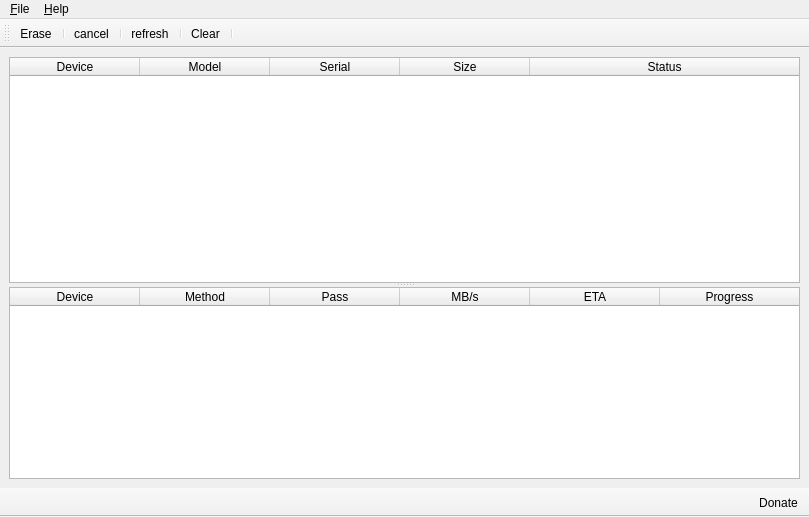
<?xml version="1.0" encoding="UTF-8"?>
<ui version="4.0">
 <class>MainWindow</class>
 <widget class="QMainWindow" name="MainWindow">
  <property name="windowModality">
   <enum>Qt::NonModal</enum>
  </property>
  <property name="geometry">
   <rect>
    <x>0</x>
    <y>0</y>
    <width>809</width>
    <height>517</height>
   </rect>
  </property>
  <property name="contextMenuPolicy">
   <enum>Qt::NoContextMenu</enum>
  </property>
  <property name="windowTitle">
   <string>KWipe - A Multithreaded Wipe Application</string>
  </property>
  <property name="windowIcon">
   <iconset>
    <normaloff>../icons/erase.png</normaloff>../icons/erase.png</iconset>
  </property>
  <property name="toolButtonStyle">
   <enum>Qt::ToolButtonIconOnly</enum>
  </property>
  <widget class="QWidget" name="centralwidget">
   <layout class="QVBoxLayout" name="verticalLayout">
    <item>
     <widget class="QSplitter" name="splitter">
      <property name="orientation">
       <enum>Qt::Vertical</enum>
      </property>
      <widget class="QTableWidget" name="deviceTableWidget">
       <property name="sizePolicy">
        <sizepolicy hsizetype="Preferred" vsizetype="Expanding">
         <horstretch>0</horstretch>
         <verstretch>1</verstretch>
        </sizepolicy>
       </property>
       <property name="maximumSize">
        <size>
         <width>16777215</width>
         <height>16777215</height>
        </size>
       </property>
       <property name="focusPolicy">
        <enum>Qt::NoFocus</enum>
       </property>
       <property name="contextMenuPolicy">
        <enum>Qt::ActionsContextMenu</enum>
       </property>
       <property name="frameShape">
        <enum>QFrame::StyledPanel</enum>
       </property>
       <property name="sizeAdjustPolicy">
        <enum>QAbstractScrollArea::AdjustToContentsOnFirstShow</enum>
       </property>
       <property name="editTriggers">
        <set>QAbstractItemView::NoEditTriggers</set>
       </property>
       <property name="selectionMode">
        <enum>QAbstractItemView::SingleSelection</enum>
       </property>
       <property name="selectionBehavior">
        <enum>QAbstractItemView::SelectRows</enum>
       </property>
       <property name="showGrid">
        <bool>false</bool>
       </property>
       <property name="gridStyle">
        <enum>Qt::NoPen</enum>
       </property>
       <property name="wordWrap">
        <bool>true</bool>
       </property>
       <attribute name="horizontalHeaderDefaultSectionSize">
        <number>130</number>
       </attribute>
       <attribute name="horizontalHeaderStretchLastSection">
        <bool>true</bool>
       </attribute>
       <attribute name="verticalHeaderVisible">
        <bool>false</bool>
       </attribute>
       <attribute name="verticalHeaderHighlightSections">
        <bool>false</bool>
       </attribute>
       <column>
        <property name="text">
         <string>Device</string>
        </property>
       </column>
       <column>
        <property name="text">
         <string>Model</string>
        </property>
       </column>
       <column>
        <property name="text">
         <string>Serial</string>
        </property>
       </column>
       <column>
        <property name="text">
         <string>Size</string>
        </property>
       </column>
       <column>
        <property name="text">
         <string>Status</string>
        </property>
       </column>
      </widget>
      <widget class="QTableWidget" name="workTableWidget">
       <property name="sizePolicy">
        <sizepolicy hsizetype="Expanding" vsizetype="Expanding">
         <horstretch>0</horstretch>
         <verstretch>0</verstretch>
        </sizepolicy>
       </property>
       <property name="focusPolicy">
        <enum>Qt::NoFocus</enum>
       </property>
       <property name="contextMenuPolicy">
        <enum>Qt::ActionsContextMenu</enum>
       </property>
       <property name="midLineWidth">
        <number>0</number>
       </property>
       <property name="sizeAdjustPolicy">
        <enum>QAbstractScrollArea::AdjustIgnored</enum>
       </property>
       <property name="editTriggers">
        <set>QAbstractItemView::NoEditTriggers</set>
       </property>
       <property name="showDropIndicator" stdset="0">
        <bool>false</bool>
       </property>
       <property name="dragDropOverwriteMode">
        <bool>false</bool>
       </property>
       <property name="selectionMode">
        <enum>QAbstractItemView::SingleSelection</enum>
       </property>
       <property name="selectionBehavior">
        <enum>QAbstractItemView::SelectRows</enum>
       </property>
       <property name="showGrid">
        <bool>false</bool>
       </property>
       <property name="gridStyle">
        <enum>Qt::NoPen</enum>
       </property>
       <attribute name="horizontalHeaderVisible">
        <bool>true</bool>
       </attribute>
       <attribute name="horizontalHeaderCascadingSectionResizes">
        <bool>false</bool>
       </attribute>
       <attribute name="horizontalHeaderMinimumSectionSize">
        <number>20</number>
       </attribute>
       <attribute name="horizontalHeaderDefaultSectionSize">
        <number>130</number>
       </attribute>
       <attribute name="horizontalHeaderStretchLastSection">
        <bool>true</bool>
       </attribute>
       <attribute name="verticalHeaderVisible">
        <bool>false</bool>
       </attribute>
       <column>
        <property name="text">
         <string>Device</string>
        </property>
       </column>
       <column>
        <property name="text">
         <string>Method</string>
        </property>
       </column>
       <column>
        <property name="text">
         <string>Pass</string>
        </property>
       </column>
       <column>
        <property name="text">
         <string>MB/s</string>
        </property>
       </column>
       <column>
        <property name="text">
         <string>ETA</string>
        </property>
       </column>
       <column>
        <property name="text">
         <string>Progress</string>
        </property>
       </column>
      </widget>
     </widget>
    </item>
   </layout>
  </widget>
  <widget class="QMenuBar" name="menuBar">
   <property name="geometry">
    <rect>
     <x>0</x>
     <y>0</y>
     <width>809</width>
     <height>29</height>
    </rect>
   </property>
   <property name="acceptDrops">
    <bool>false</bool>
   </property>
   <widget class="QMenu" name="menuFile">
    <property name="title">
     <string>&amp;File</string>
    </property>
    <addaction name="action_settings"/>
    <addaction name="action_close"/>
   </widget>
   <widget class="QMenu" name="menuHelp">
    <property name="title">
     <string>&amp;Help</string>
    </property>
    <addaction name="action_about"/>
   </widget>
   <addaction name="menuFile"/>
   <addaction name="menuHelp"/>
  </widget>
  <widget class="QToolBar" name="toolBar">
   <property name="sizePolicy">
    <sizepolicy hsizetype="Preferred" vsizetype="Fixed">
     <horstretch>0</horstretch>
     <verstretch>0</verstretch>
    </sizepolicy>
   </property>
   <property name="windowTitle">
    <string>Toolbar</string>
   </property>
   <property name="movable">
    <bool>true</bool>
   </property>
   <property name="floatable">
    <bool>true</bool>
   </property>
   <attribute name="toolBarArea">
    <enum>TopToolBarArea</enum>
   </attribute>
   <attribute name="toolBarBreak">
    <bool>false</bool>
   </attribute>
   <addaction name="action_erase"/>
   <addaction name="separator"/>
   <addaction name="action_cancel"/>
   <addaction name="separator"/>
   <addaction name="action_refresh"/>
   <addaction name="separator"/>
   <addaction name="action_clear"/>
   <addaction name="separator"/>
  </widget>
  <widget class="QToolBar" name="donateBar">
   <property name="enabled">
    <bool>true</bool>
   </property>
   <property name="sizePolicy">
    <sizepolicy hsizetype="Preferred" vsizetype="Minimum">
     <horstretch>0</horstretch>
     <verstretch>0</verstretch>
    </sizepolicy>
   </property>
   <property name="contextMenuPolicy">
    <enum>Qt::NoContextMenu</enum>
   </property>
   <property name="windowTitle">
    <string>toolBar_2</string>
   </property>
   <property name="layoutDirection">
    <enum>Qt::RightToLeft</enum>
   </property>
   <property name="movable">
    <bool>false</bool>
   </property>
   <property name="floatable">
    <bool>false</bool>
   </property>
   <attribute name="toolBarArea">
    <enum>BottomToolBarArea</enum>
   </attribute>
   <attribute name="toolBarBreak">
    <bool>false</bool>
   </attribute>
   <addaction name="action_donate"/>
  </widget>
  <action name="action_about">
   <property name="text">
    <string>About</string>
   </property>
  </action>
  <action name="action_close">
   <property name="icon">
    <iconset>
     <normaloff>../icons/exit.png</normaloff>../icons/exit.png</iconset>
   </property>
   <property name="text">
    <string>Exit</string>
   </property>
  </action>
  <action name="action_erase">
   <property name="icon">
    <iconset>
     <normaloff>../icons/erase.png</normaloff>../icons/erase.png</iconset>
   </property>
   <property name="text">
    <string>Erase</string>
   </property>
   <property name="toolTip">
    <string>Erase partition or drive</string>
   </property>
  </action>
  <action name="action_refresh">
   <property name="icon">
    <iconset>
     <normaloff>../icons/refresh.png</normaloff>../icons/refresh.png</iconset>
   </property>
   <property name="text">
    <string>refresh</string>
   </property>
   <property name="toolTip">
    <string>Refresh device list</string>
   </property>
  </action>
  <action name="action_cancel">
   <property name="icon">
    <iconset>
     <normaloff>../icons/cancel.png</normaloff>../icons/cancel.png</iconset>
   </property>
   <property name="text">
    <string>cancel</string>
   </property>
   <property name="toolTip">
    <string>Cancel selected job</string>
   </property>
  </action>
  <action name="action_clear">
   <property name="icon">
    <iconset>
     <normaloff>../icons/clear.png</normaloff>../icons/clear.png</iconset>
   </property>
   <property name="text">
    <string>Clear</string>
   </property>
   <property name="toolTip">
    <string>Clear job list</string>
   </property>
  </action>
  <action name="action_help">
   <property name="text">
    <string>Change Log</string>
   </property>
  </action>
  <action name="action_settings">
   <property name="icon">
    <iconset>
     <normaloff>../icons/settings.png</normaloff>../icons/settings.png</iconset>
   </property>
   <property name="text">
    <string>Settings</string>
   </property>
  </action>
  <action name="action_donate">
   <property name="icon">
    <iconset>
     <normaloff>../icons/donate.png</normaloff>../icons/donate.png</iconset>
   </property>
   <property name="text">
    <string>Donate</string>
   </property>
   <property name="visible">
    <bool>true</bool>
   </property>
  </action>
 </widget>
 <resources/>
 <connections>
  <connection>
   <sender>action_close</sender>
   <signal>triggered()</signal>
   <receiver>MainWindow</receiver>
   <slot>close()</slot>
   <hints>
    <hint type="sourcelabel">
     <x>-1</x>
     <y>-1</y>
    </hint>
    <hint type="destinationlabel">
     <x>401</x>
     <y>299</y>
    </hint>
   </hints>
  </connection>
 </connections>
</ui>
